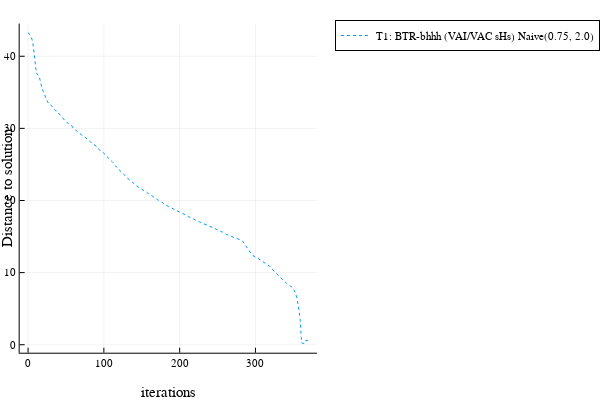

Notebook cell for this chart:
### Code cell
indicesVariance = 1:length(alltests.testsVariance)
indicesNormal = 1:length(alltests.testsNormal)


p = plot(xlabel="iterations", ylabel="Distance to solution", legend=:outertopright)

for i in indicesVariance
    plot!(p, alltests.all_dataVariance[i].IterAccumulator, alltests.all_dataVariance[i].DistTo, 
                label = alltests.all_legendVariance[i], line=lines[i%4 + 1])
end

for i in indicesNormal
    plot!(p, alltests.all_dataNormal[i].IterAccumulator, alltests.all_dataNormal[i].DistTo, 
                label = alltests.all_legendNormal[i], line=lines[i%4 + 1])
end

savefig(p, "comparaison_all_methods_iter.svg")

p

### Figure 1 — Plotly figure (JSON) as saved in the notebook; plotly's stock layout.template omitted (floating-point values rounded to 4 significant figures; data arrays with more than 128 entries replaced by an {"elided": "..."} marker saying what was removed)
{"data": [{"colorbar": {"title": ""}, "legendgroup": "T1: BTR-bhhh (VAI/VAC sHs) Naive(0.75, 2.0)", "line": {"color": "rgba(0, 154, 250, 1.000)", "dash": "dot", "shape": "linear", "width": 1}, "mode": "lines", "name": "T1: BTR-bhhh (VAI/VAC sHs) Naive(0.75, 2.0)", "showlegend": true, "type": "scatter", "x": {"elided": "371 int values"}, "xaxis": "x", "y": {"elided": "371 float values"}, "yaxis": "y", "zmax": null, "zmin": null}], "layout": {"annotations": [], "height": 400, "legend": {"bgcolor": "rgba(255, 255, 255, 1.000)", "bordercolor": "rgba(0, 0, 0, 1.000)", "borderwidth": 1, "font": {"color": "rgba(0, 0, 0, 1.000)", "family": "sans-serif", "size": 11}, "title": {"font": {"color": "rgba(0, 0, 0, 1.000)", "family": "sans-serif", "size": 15}, "text": ""}, "tracegroupgap": 0, "traceorder": "normal", "x": 1.05, "xanchor": "upper", "y": 1, "yanchor": "right"}, "margin": {"b": 20, "l": 0, "r": 0, "t": 20}, "paper_bgcolor": "rgba(255, 255, 255, 1.000)", "plot_bgcolor": "rgba(255, 255, 255, 1.000)", "showlegend": true, "width": 600, "xaxis": {"anchor": "y", "domain": [0.06165, 0.9934], "gridcolor": "rgba(0, 0, 0, 0.100)", "gridwidth": 0.5, "linecolor": "rgba(0, 0, 0, 1.000)", "mirror": false, "range": [-11.1, 381.1], "showgrid": true, "showline": true, "showticklabels": true, "tickangle": 0, "tickcolor": "rgb(0, 0, 0)", "tickfont": {"color": "rgba(0, 0, 0, 1.000)", "family": "sans-serif", "size": 11}, "tickmode": "array", "ticks": "inside", "ticktext": ["0", "100", "200", "300"], "tickvals": [0, 100, 200, 300], "title": "iterations", "titlefont": {"color": "rgba(0, 0, 0, 1.000)", "family": "sans-serif", "size": 15}, "type": "-", "visible": true, "zeroline": false, "zerolinecolor": "rgba(0, 0, 0, 1.000)"}, "yaxis": {"anchor": "x", "domain": [0.07581, 0.9902], "gridcolor": "rgba(0, 0, 0, 0.100)", "gridwidth": 0.5, "linecolor": "rgba(0, 0, 0, 1.000)", "mirror": false, "range": [-1.105, 44.54], "showgrid": true, "showline": true, "showticklabels": true, "tickangle": 0, "tickcolor": "rgb(0, 0, 0)", "tickfont": {"color": "rgba(0, 0, 0, 1.000)", "family": "sans-serif", "size": 11}, "tickmode": "array", "ticks": "inside", "ticktext": ["0", "10", "20", "30", "40"], "tickvals": [0, 10, 20, 30, 40], "title": "Distance to solution", "titlefont": {"color": "rgba(0, 0, 0, 1.000)", "family": "sans-serif", "size": 15}, "type": "-", "visible": true, "zeroline": false, "zerolinecolor": "rgba(0, 0, 0, 1.000)"}}}
